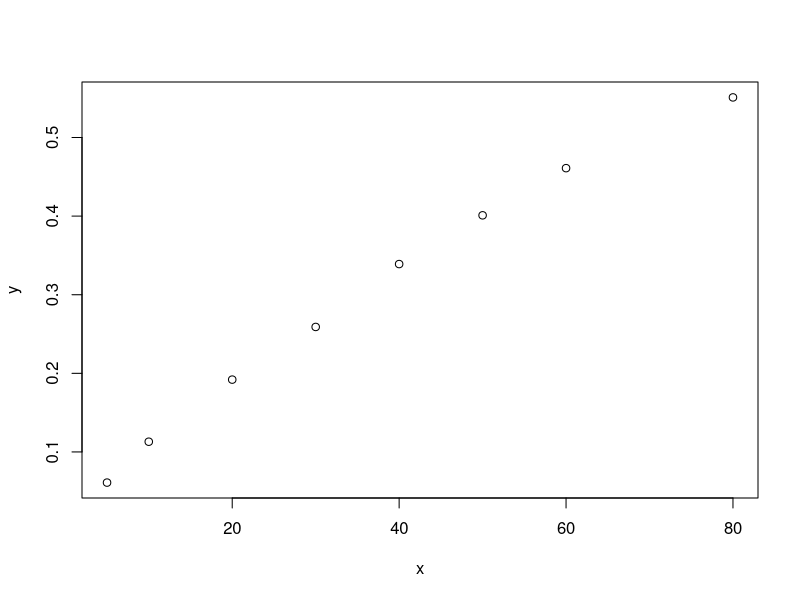
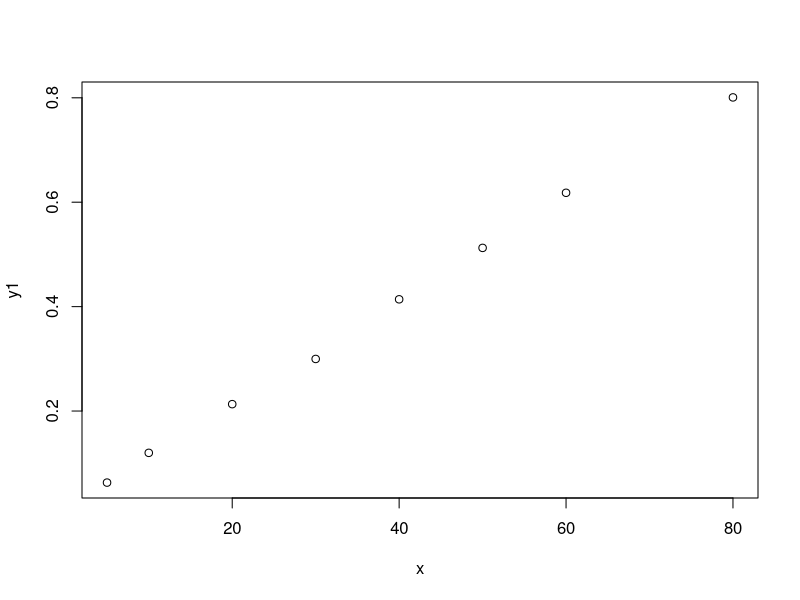

Write R code to recreate these figures, in order.
## ---- chunk 1
#| label: fig-9_7
#| fig-cap: "@exr-9_7_a"
#| warning: false
#| 

x <- c(5, 10, 20, 30, 40, 50, 60, 80)
y <- c(0.061, 0.113, 0.192, 0.259, 0.339, 0.401, 0.461, 0.551)
plot(x, y)
## ---- chunk 2
#| label: fig-9_8
#| fig-cap: ""
#| warning: false
#| 

x <- c(5, 10, 20, 30, 40, 50, 60, 80)
y <- c(0.061, 0.113, 0.192, 0.259, 0.339, 0.401, 0.461, 0.551)
y1 <- -log(1 - y)
plot(x, y1)
## ---- chunk 3
#| code-fold: false

x <- c(5, 10, 20, 30, 40, 50, 60, 80)
y <- c(0.061, 0.113, 0.192, 0.259, 0.339, 0.401, 0.461, 0.551)
y1 <- -log(1 - y)

B <- (sum(x * y1) - mean(x) * sum(y1)) / (sum(x^2) - length(x) * mean(x)^2)
A <- mean(y1) - B * mean(x)

B
A
